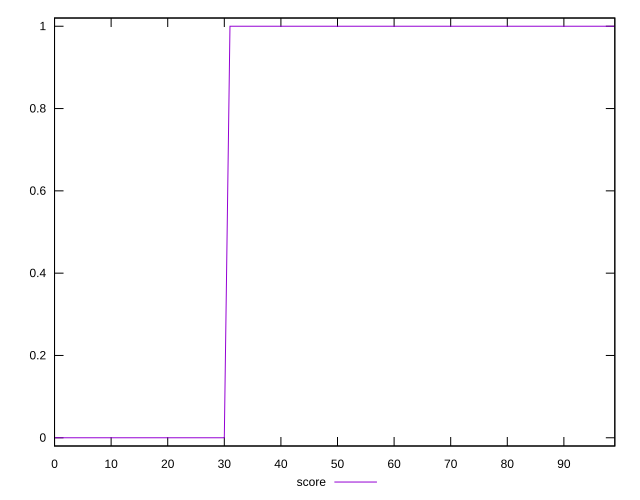

Generate this figure with gnuplot:
reset

$score <<EOF
0 0
1 0
2 0
3 0
4 0
5 0
6 0
7 0
8 0
9 0
10 0
11 0
12 0
13 0
14 0
15 0
16 0
17 0
18 0
19 0
20 0
21 0
22 0
23 0
24 0
25 0
26 0
27 0
28 0
29 0
30 0
31 1
32 1
33 1
34 1
35 1
36 1
37 1
38 1
39 1
40 1
41 1
42 1
43 1
44 1
45 1
46 1
47 1
48 1
49 1
50 1
51 1
52 1
53 1
54 1
55 1
56 1
57 1
58 1
59 1
60 1
61 1
62 1
63 1
64 1
65 1
66 1
67 1
68 1
69 1
70 1
71 1
72 1
73 1
74 1
75 1
76 1
77 1
78 1
79 1
80 1
81 1
82 1
83 1
84 1
85 1
86 1
87 1
88 1
89 1
90 1
91 1
92 1
93 1
94 1
95 1
96 1
97 1
98 1
99 1
EOF

set key outside below
set xrange [0:99]
set yrange [-0.02:1.02]
set trange [-0.02:1.02]
set terminal svg size 640, 500 enhanced background rgb 'white'
set output "reprap/third-party-summary/samples/pages+cached+nointeractive/score/sorted.svg"

plot $score title "score" with line

reset
